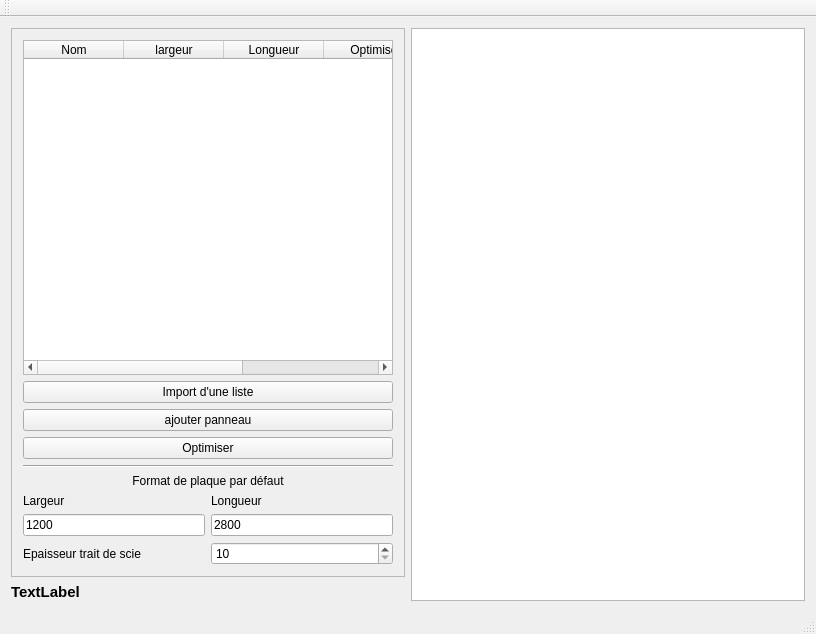
<?xml version="1.0" encoding="UTF-8"?>
<ui version="4.0">
 <class>opti_panneau</class>
 <widget class="QMainWindow" name="opti_panneau">
  <property name="geometry">
   <rect>
    <x>0</x>
    <y>0</y>
    <width>816</width>
    <height>634</height>
   </rect>
  </property>
  <property name="windowTitle">
   <string>opti_panneau</string>
  </property>
  <widget class="QWidget" name="centralWidget">
   <layout class="QGridLayout" name="gridLayout_2">
    <item row="0" column="0">
     <widget class="QFrame" name="frame">
      <property name="maximumSize">
       <size>
        <width>400</width>
        <height>16777215</height>
       </size>
      </property>
      <property name="frameShape">
       <enum>QFrame::StyledPanel</enum>
      </property>
      <property name="frameShadow">
       <enum>QFrame::Raised</enum>
      </property>
      <layout class="QGridLayout" name="gridLayout">
       <item row="3" column="0" colspan="2">
        <widget class="QPushButton" name="ajouter_panneau">
         <property name="text">
          <string>ajouter panneau</string>
         </property>
        </widget>
       </item>
       <item row="4" column="0" colspan="2">
        <widget class="QPushButton" name="optimiser">
         <property name="text">
          <string>Optimiser</string>
         </property>
        </widget>
       </item>
       <item row="8" column="0">
        <widget class="QLabel" name="label_3">
         <property name="text">
          <string>Largeur</string>
         </property>
        </widget>
       </item>
       <item row="1" column="0" colspan="2">
        <widget class="QTableWidget" name="tablePanneaux">
         <property name="maximumSize">
          <size>
           <width>16777215</width>
           <height>16777215</height>
          </size>
         </property>
         <column>
          <property name="text">
           <string>Nom</string>
          </property>
         </column>
         <column>
          <property name="text">
           <string>largeur</string>
          </property>
         </column>
         <column>
          <property name="text">
           <string>Longueur</string>
          </property>
         </column>
         <column>
          <property name="text">
           <string>Optimisé</string>
          </property>
         </column>
         <column>
          <property name="text">
           <string>N° plaque</string>
          </property>
         </column>
        </widget>
       </item>
       <item row="7" column="0" colspan="2">
        <widget class="QLabel" name="label_2">
         <property name="text">
          <string>Format de plaque par défaut</string>
         </property>
         <property name="alignment">
          <set>Qt::AlignCenter</set>
         </property>
        </widget>
       </item>
       <item row="6" column="0" colspan="2">
        <widget class="Line" name="line">
         <property name="orientation">
          <enum>Qt::Horizontal</enum>
         </property>
        </widget>
       </item>
       <item row="8" column="1">
        <widget class="QLabel" name="label_4">
         <property name="text">
          <string>Longueur</string>
         </property>
        </widget>
       </item>
       <item row="2" column="0" colspan="2">
        <widget class="QPushButton" name="import_liste">
         <property name="toolTip">
          <string>format : num commande; nbre panneaux; largeur; longueur</string>
         </property>
         <property name="text">
          <string>Import d'une liste</string>
         </property>
        </widget>
       </item>
       <item row="9" column="1">
        <widget class="QLineEdit" name="default_Long">
         <property name="text">
          <string>2800</string>
         </property>
        </widget>
       </item>
       <item row="9" column="0">
        <widget class="QLineEdit" name="default_Larg">
         <property name="text">
          <string>1200</string>
         </property>
         <property name="echoMode">
          <enum>QLineEdit::Normal</enum>
         </property>
        </widget>
       </item>
       <item row="10" column="1">
        <widget class="QSpinBox" name="ep_scie">
         <property name="minimum">
          <number>10</number>
         </property>
        </widget>
       </item>
       <item row="10" column="0">
        <widget class="QLabel" name="label">
         <property name="text">
          <string>Epaisseur trait de scie</string>
         </property>
        </widget>
       </item>
      </layout>
     </widget>
    </item>
    <item row="1" column="0">
     <widget class="QLabel" name="total_plaques">
      <property name="enabled">
       <bool>true</bool>
      </property>
      <property name="font">
       <font>
        <pointsize>11</pointsize>
        <weight>75</weight>
        <bold>true</bold>
       </font>
      </property>
      <property name="text">
       <string>TextLabel</string>
      </property>
     </widget>
    </item>
    <item row="0" column="1" rowspan="2">
     <widget class="QGraphicsView" name="dessin"/>
    </item>
   </layout>
  </widget>
  <widget class="QMenuBar" name="menuBar">
   <property name="geometry">
    <rect>
     <x>0</x>
     <y>0</y>
     <width>816</width>
     <height>20</height>
    </rect>
   </property>
  </widget>
  <widget class="QToolBar" name="mainToolBar">
   <attribute name="toolBarArea">
    <enum>TopToolBarArea</enum>
   </attribute>
   <attribute name="toolBarBreak">
    <bool>false</bool>
   </attribute>
  </widget>
  <widget class="QStatusBar" name="statusBar"/>
 </widget>
 <layoutdefault spacing="6" margin="11"/>
 <resources/>
 <connections/>
</ui>
